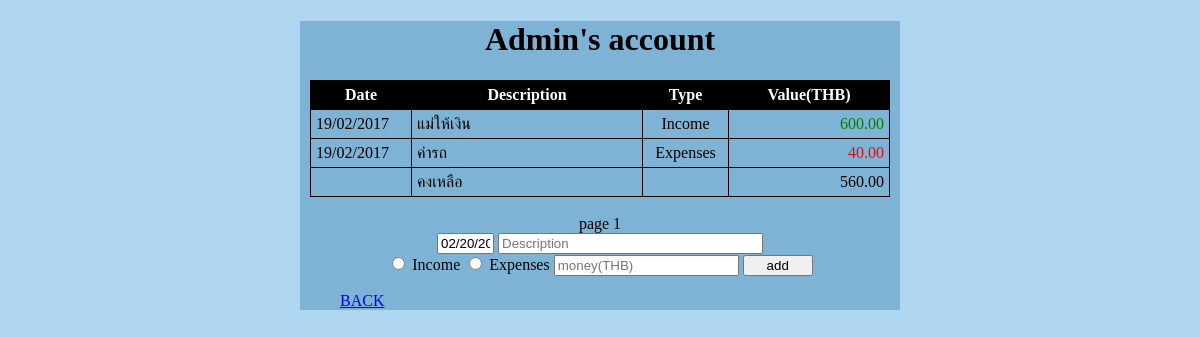
Page /accounts/1/ on the earlier database version.
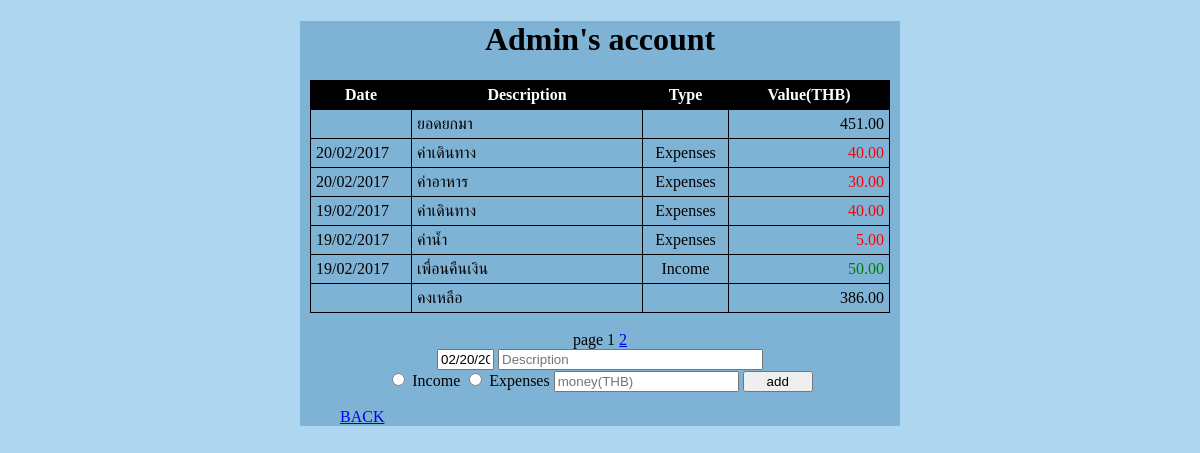
Same page on the later database version.
### accounts/models.py (models this page shows, shortened)
class Account(models.Model):
    name = models.CharField(max_length=30)
    create = models.DateTimeField('created')
    def balance(self, start, end):
        transaction = self.transaction_set.order_by('-date','-id')[start-1:end]
        self.balance = self.balance_forward
        for action in transaction:
            if action.actionType == 'I':
                self.balance += action.value
            else:
                self.balance -= action.value
        return self.balance
    def balance_forward(self, end):
        transaction = self.transaction_set.order_by('-date','-id')[end:]
        self.balance_forward = 0
        for action in transaction:
            if action.actionType == 'I':
                self.balance_forward += action.value
            else:
                self.balance_forward -= action.value
        return self.balance_forward

class Transaction(models.Model):
    account = models.ForeignKey(Account, on_delete=models.CASCADE)
    date = models.DateField('date')
    TYPE_CHOICES = (
        ('I', 'Income'),
        ('E', 'Expenses')
        )
    actionType = models.CharField(max_length=1, choices=TYPE_CHOICES)
    description = models.CharField(max_length=200)
    value = models.DecimalField(max_digits=14, decimal_places=2)

### accounts/views.py (the view)
# urls.py: url(r'^(?P<account_id>[0-9]+)/$', views.detail, name='detail'),
def detail(request, account_id):
    account = get_object_or_404(Account, pk=account_id)
    transaction = account.transaction_set.order_by('-date','-id')
    paginator = Paginator(transaction, 5)
    page = request.GET.get('page')
    try:
        contacts = paginator.page(page)
    except PageNotAnInteger:
        contacts = paginator.page(1)
    except EmptyPage:
        contacts = paginator.page(paginator.num_pages)
    balance_forward = account.balance_forward(contacts.end_index())
    balance = account.balance(contacts.start_index(), contacts.end_index())
    return render(request, 'accounts/detail.html', {'account':account, 'contacts':contacts, 'balance_forward':balance_forward, 'balance':balance,})

### accounts/templates/accounts/detail.html (shortened to what this page needs)
<!doctype html>
<html lang="en">
<head><title>{{account.name}}'s account</title>
    <link rel="stylesheet" href="//code.jquery.com/ui/1.12.1/themes/base/jquery-ui.css">
</head>
<body   style="background-color:#aed6f1;">
<div    align="center"
        style=" width:600px;
                margin:auto;
                background-color:#7fb3d5;">
    <h1> {{ account.name }}'s account </h1>
    <table width="580px">
        <tr>
            <th width="90px">   Date        </th>
            <th>                Description </th>
            <th width="75px">   Type        </th>
            <th width="150px">  Value(THB)  </th>
        {% if contacts.has_next %}
            </tr>
                <td>                                    </td>
                <td>            ยอดยกมา                 </td>
                <td>                                    </td>
                <td id = td01>  {{ balance_forward }}   </td>
        {% endif %}
        {% regroup contacts|dictsort:"date" by date as order_list %}
        {% for date in order_list reversed%}
            {% for list in date.list reversed %}
            <tr>
                <td>            {{ date.grouper|date:"d/m/Y" }}     </td>
                <td>            {{ list.description }}              </td>
                <td><center>    {{ list.get_actionType_display }}   </center></td>
                <td id = td01
                    style=" color:
                            {% if list.actionType == "I" %}
                                green
                            {% else %}
                                red
                            {%endif%};">
                                {{list.value}}                      </td>
            </tr>
            {% endfor %}
        {% endfor %}
        <tr>
            <td>                            </td>
            <td>            คงเหลือ          </td>
            <td>                            </td>
            <td id = td01>  {{ balance }}   </td>
        </tr>
    </table> <br>
    <div class="pagination">
        <span>
            page
            {{contacts.number}}
            {% if contacts.has_next %}
                <a href="?page={{contacts.next_page_number}}">
                {{contacts.next_page_number}}</a>
            {% endif %}
        </span>
    </div>
    <div align="center">
    <form action={% url 'accounts:add_list' account.id %} method="post">
        <input type="datetime" id="datepicker" size="4" value={% now "SHORT_DATE_FORMAT" %} name="date">
        <input type="text" name="description" placeholder="Description" size=30>
        <br>
        <input type="radio" name="type" value="I"> Income    </option>
        <input type="radio" name="type" value="E"> Expenses  </option>
        <input type="number" step="any" placeholder="money(THB)" name="value" >
        <input type="submit" value="add" style="width:70px;">
    </form>
    </div>
    <div align="left">
    <ul><a href={% url 'accounts:index' %}>BACK</a></div>
</div>
</body>
</html>

### accounts/templates/accounts/detail.html (style rules this page uses)
table, th, td { border : 1px solid black; border-collapse : collapse; padding : 5px; text-align : left; }
table th { background-color : #000000; color : #ffffff; text-align : center; }
table td#td01 { text-align:right; }

Differences in the rows shown:
no longer on this page (row unchanged): Transaction: description "แม่ให้เงิน", actionType "Income", value "600.00"
no longer on this page (row unchanged): Transaction: grouper "19/02/2017", description "ค่ารถ", actionType "Expenses", value "40.00"
added Transaction: description "ค่าเดินทาง", actionType "Expenses", value "40.00"
added Transaction: grouper "20/02/2017", description "ค่าอาหาร", actionType "Expenses", value "30.00"
added Transaction: description "ค่าเดินทาง", actionType "Expenses", value "40.00"
added Transaction: grouper "19/02/2017", description "เพื่อนคืนเงิน", actionType "Income", value "50.00"
added Transaction: description "ค่าน้ำ", actionType "Expenses", value "5.00"
Other differences:
{{ balance_forward }}: (not shown) → "451.00"
{{ balance }}: "560.00" → "386.00"
{{ contacts.next_page_number }}: (not shown) → "2"
text now shown: "ยอดยกมา"
